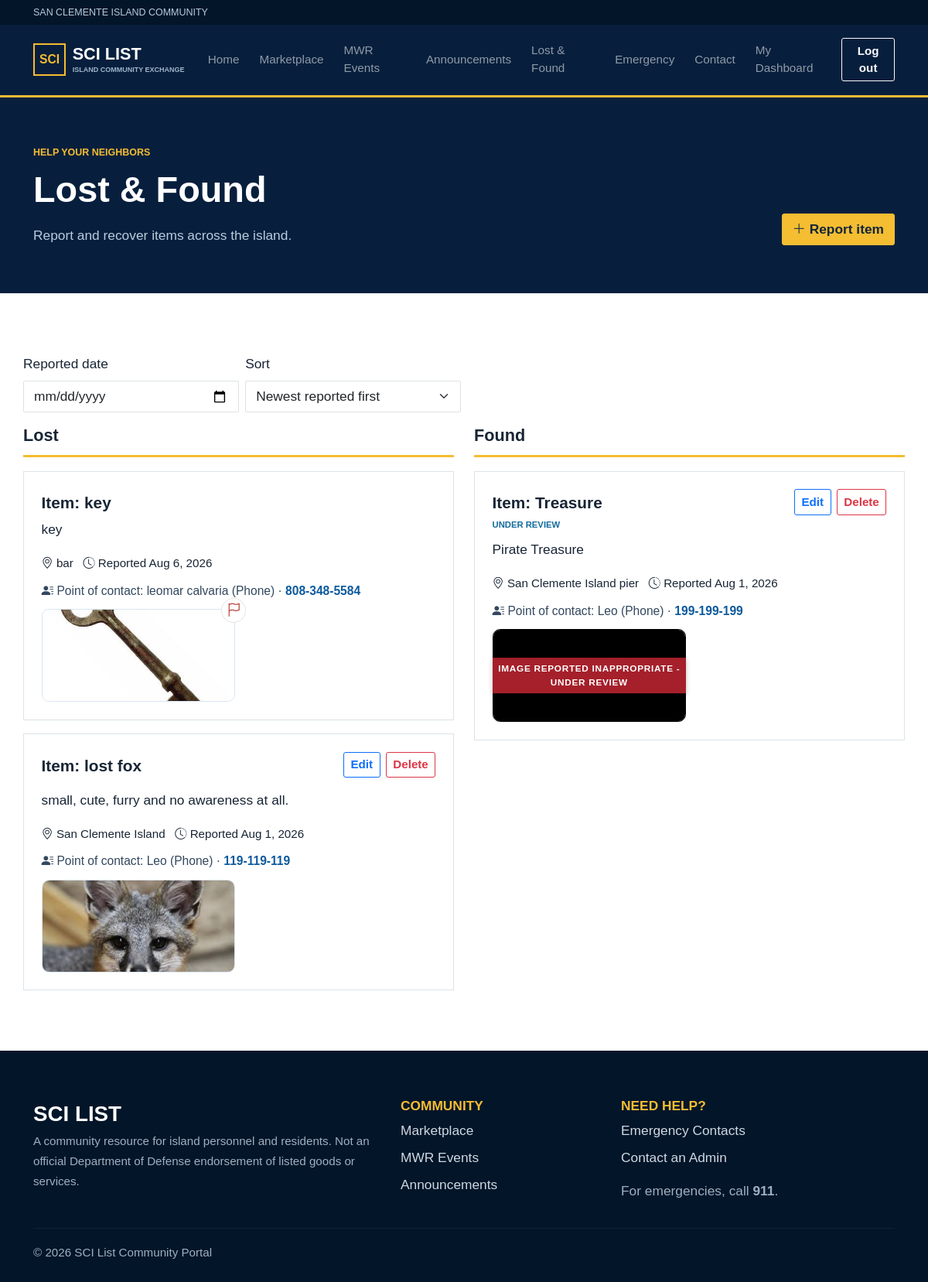
Screenshot of /lost-found/ (signed in) with the database file from the repository.
### community/models.py (models this page shows, shortened)
class LostFound(models.Model):
    CONTACT_METHODS = [("phone", "Phone"), ("email", "Email")]
    MODERATION_STATUS_CHOICES = Listing.MODERATION_STATUS_CHOICES
    user = models.ForeignKey(User, on_delete=models.CASCADE)
    kind = models.CharField(max_length=10, choices=[("Lost", "Lost"), ("Found", "Found")])
    item = models.CharField(max_length=140)
    description = models.TextField()
    location = models.CharField(max_length=120)
    date = models.DateField()
    contact_name = models.CharField(max_length=100, blank=True)
    contact_method = models.CharField(max_length=10, choices=CONTACT_METHODS, default="phone")
    contact_phone = models.CharField(max_length=30, blank=True)
    contact_email = models.EmailField(blank=True)
    image_1 = models.ImageField(upload_to="lost_found/", blank=True)
    image_2 = models.ImageField(upload_to="lost_found/", blank=True)
    resolved = models.BooleanField(default=False)
    moderation_status = models.CharField(max_length=20, choices=MODERATION_STATUS_CHOICES, default="pending")
    moderation_notes = models.CharField(max_length=255, blank=True)
    created_at = models.DateTimeField(auto_now_add=True)
    class Meta: ordering = ["-created_at"]

### community/views.py (the view, shortened to what this page needs)
# urls.py: path("lost-found/", views.lost_found, name="lost_found"), path("emergency/", views.emergency, name="emergency"),
def lost_found(request):
    form = LostFoundForm(request.POST or None, request.FILES or None)
    show_post_form = False
    reported_on = request.GET.get("reported_on", "").strip()
    sort = request.GET.get("sort", "newest")
    if request.user.is_authenticated and (request.user.is_staff or request.user.is_superuser):
        items_query = LostFound.objects.filter(resolved=False)
    else:
        items_query = LostFound.objects.filter(resolved=False, moderation_status__in=["approved", "pending"])
    if reported_on:
        items_query = items_query.filter(created_at__date=reported_on)
    if sort == "oldest":
        items_query = items_query.order_by("created_at")
    else:
        sort = "newest"
        items_query = items_query.order_by("-created_at")
    return render(request, "community/lost_found.html", {
        "items_found": items_query.filter(kind="Found"),
        "items_lost": items_query.filter(kind="Lost"),
        "form": form,
        "show_post_form": show_post_form,
        "reported_on": reported_on,
        "current_sort": sort,
    })

### community/forms.py (called while the page is built)
    def apply_styles(self):
        for field in self.fields.values():
            if isinstance(field.widget, forms.Select):
                field.widget.attrs["class"] = "form-select"
            elif isinstance(field.widget, forms.CheckboxInput):
                field.widget.attrs["class"] = "form-check-input"
            else:
                field.widget.attrs["class"] = "form-control"

### templates/community/lost_found.html (shortened to what this page needs)
{% extends 'base.html' %}
{% block content %}
<div class="page-head">
	<div class="container d-flex justify-content-between align-items-end">
		<div>
			<p class="eyebrow">HELP YOUR NEIGHBORS</p>
			<h1>Lost &amp; Found</h1>
			<p>Report and recover items across the island.</p>
		</div>
		{% if user.is_authenticated %}
		<button class="btn btn-gold" data-bs-toggle="collapse" data-bs-target="#postForm">
			<i class="bi bi-plus-lg"></i> Report item
		</button>
		{% else %}
		<a class="btn btn-gold" href="{% url 'login' %}?next={% url 'lost_found' %}"><i class="bi bi-box-arrow-in-right"></i> Log in to post</a>
		{% endif %}
	</div>
</div>
<div class="container section">
	<form method="get" class="row g-2 align-items-end mb-3" id="lostFoundFilterForm">
		<div class="col-sm-4 col-md-3">
			<label class="form-label" for="reported_on">Reported date</label>
			<input id="reported_on" type="date" name="reported_on" class="form-control" value="{{ reported_on }}" onchange="this.form.submit()">
		</div>
		<div class="col-sm-4 col-md-3">
			<label class="form-label" for="sort">Sort</label>
			<select id="sort" name="sort" class="form-select" onchange="this.form.submit()">
				<option value="newest" {% if current_sort == 'newest' %}selected{% endif %}>Newest reported first</option>
			</select>
		</div>
	</form>
	<div class="row g-4">
		<div class="col-lg-6 order-2 order-lg-2">
			<h2 class="subhead mb-3">Found</h2>
			<div class="d-flex flex-column gap-3">
				{% for item in items_found %}
				<article class="lost-card">
					<div class="lost-card-body">
						<div class="lost-card-top">
							<div>
								<h2 class="lost-item-title">Item: {{ item.item }}</h2>
								{% if item.moderation_status != 'approved' %}
								<span class="tag">{% if item.moderation_status == 'pending' %}Under review{% else %}{{ item.get_moderation_status_display }}{% endif %}</span>
								{% endif %}
							</div>
						{% if user.is_authenticated %}
						{% if user == item.user or user.is_staff or user.is_superuser %}
						<div class="lost-actions">
							<a class="btn btn-sm btn-outline-primary" href="{% url 'lost_found_edit' item.pk %}">Edit</a>
							<form method="post" action="{% url 'lost_found_delete' item.pk %}" class="lost-delete-form" onsubmit="return confirm('Delete this report?');">
								<button type="submit" class="btn btn-sm btn-outline-danger">Delete</button>
							</form>
						</div>
						{% endif %}
						{% endif %}
						</div>
						<p>{{ item.description }}</p>
						<small><i class="bi bi-geo-alt"></i> {{ item.location }} &nbsp; <i class="bi bi-clock-history"></i> Reported {{ item.created_at|date:'M j, Y' }}</small>
						{% if item.contact_name or item.contact_phone or item.contact_email %}
						<p class="lost-contact"><i class="bi bi-person-lines-fill"></i> Point of contact: {{ item.contact_name }}{% if item.contact_method == 'email' %} (Email){% else %} (Phone){% endif %}{% if item.contact_method == 'email' and item.contact_email %} · <a href="mailto:{{ item.contact_email }}">{{ item.contact_email }}</a>{% elif item.contact_phone %} · <a href="tel:{{ item.contact_phone }}">{{ item.contact_phone }}</a>{% endif %}</p>
						{% endif %}
						{% if item.image_1 or item.image_2 %}
						<div class="lost-images">
							{% if item.image_1 %}<div class="lost-image-wrap{% if item.moderation_status == 'pending' %} moderation-pending-media{% endif %}"><img src="{{ item.image_1.url }}" alt="Photo for {{ item.item }}">{% if item.moderation_status == 'pending' %}<span class="moderation-pending-ribbon"></span>{% endif %}</div>{% endif %}
						</div>
						{% endif %}
					</div>
				</article>
				{% empty %}
				<p class="text-muted">No found reports.</p>
				{% endfor %}
			</div>
		</div>
		<div class="col-lg-6 order-1 order-lg-1">
			<h2 class="subhead mb-3">Lost</h2>
			<div class="d-flex flex-column gap-3">
				{% for item in items_lost %}
				<article class="lost-card">
					<div class="lost-card-body">
						<div class="lost-card-top">
							<div>
								<h2 class="lost-item-title">Item: {{ item.item }}</h2>
							</div>
						{% if user.is_authenticated %}
						{% if user == item.user or user.is_staff or user.is_superuser %}
						<div class="lost-actions">
							<a class="btn btn-sm btn-outline-primary" href="{% url 'lost_found_edit' item.pk %}">Edit</a>
							<form method="post" action="{% url 'lost_found_delete' item.pk %}" class="lost-delete-form" onsubmit="return confirm('Delete this report?');">
								<button type="submit" class="btn btn-sm btn-outline-danger">Delete</button>
							</form>
						</div>
						{% endif %}
						{% endif %}
						</div>
						<p>{{ item.description }}</p>
						<small><i class="bi bi-geo-alt"></i> {{ item.location }} &nbsp; <i class="bi bi-clock-history"></i> Reported {{ item.created_at|date:'M j, Y' }}</small>
						{% if item.contact_name or item.contact_phone or item.contact_email %}
						<p class="lost-contact"><i class="bi bi-person-lines-fill"></i> Point of contact: {{ item.contact_name }}{% if item.contact_method == 'email' %} (Email){% else %} (Phone){% endif %}{% if item.contact_method == 'email' and item.contact_email %} · <a href="mailto:{{ item.contact_email }}">{{ item.contact_email }}</a>{% elif item.contact_phone %} · <a href="tel:{{ item.contact_phone }}">{{ item.contact_phone }}</a>{% endif %}</p>
						{% endif %}
						{% if item.image_1 or item.image_2 %}
						<div class="lost-images">
							{% if item.image_1 %}<div class="lost-image-wrap{% if item.moderation_status == 'pending' %} moderation-pending-media{% endif %}"><img src="{{ item.image_1.url }}" alt="Photo for {{ item.item }}">{% if item.moderation_status == 'pending' %}<span class="moderation-pending-ribbon">Image reported inappropriate - under review</span>{% elif user != item.user and not user.is_staff and not user.is_superuser %}<form method="post" action="{% url 'report_lost_found' item.pk %}" class="report-flag-btn" onsubmit="return confirm('Report this post as inappropriate? It will be sent to admin for review.');">{% csrf_token %}<button type="submit" class="icon-btn" title="Report inappropriate"><i class="bi bi-flag"></i></button></form>{% endif %}</div>{% endif %}
						</div>
						{% endif %}
					</div>
				</article>
				{% empty %}
				<p class="text-muted">No lost reports.</p>
				{% endfor %}
			</div>
		</div>
	</div>
</div>
{% endblock %}

### static/css/style.css (style rules this page uses)
:root { --navy:#071f3d; --navy2:#0d3158; --blue:#116b9e; --light:#eaf4f9; --gold:#f4bd32; --ink:#182535; --muted:#647182; --white:#fff; --red:#b4232f }
* { box-sizing:border-box }
body { color:var(--ink); font-family:Arial,Helvetica,sans-serif; background:#fff }
a { color:var(--blue); text-decoration:none }
h1,h2,h3,h4,h5,h6 { font-weight:700; letter-spacing:0 }
.btn { border-radius:3px; font-weight:700 }
.btn-gold { background:var(--gold); border-color:var(--gold); color:#13263a }
.eyebrow { font-size:.72rem; font-weight:800; color:var(--gold); letter-spacing:0; margin-bottom:.6rem }
.section { padding:4.5rem 0 }
.tag,.listing-category { font-size:.65rem; text-transform:uppercase; color:var(--blue); font-weight:800 }
.page-head { background:var(--navy); color:#fff; padding:3.6rem 0 }
.page-head h1 { font-size:2.7rem; margin:0 }
.page-head p:last-child { color:#b9cddd; margin:1rem 0 0 }
.form-control,.form-select { border-radius:2px }
.lost-card { display:flex; gap:1rem; border:1px solid #dbe3e8; padding:1.3rem; height:100% }
.lost-card h2 { font-size:1.2rem }
.icon-btn { display:inline-grid; place-items:center; width:38px; height:38px; border:1px solid #ccd6dd }
.subhead { font-size:1.25rem; border-bottom:3px solid var(--gold); padding-bottom:.7rem }

### static/css/custom.css (style rules this page uses)
.report-flag-btn { position: absolute; top: 8px; right: 8px; z-index: 2; margin: 0; }
.report-flag-btn .icon-btn { width: 32px; height: 32px; border-radius: 50%; background: rgba(255, 255, 255, 0.9); color: #b3261e; border: 1px solid rgba(0, 0, 0, 0.1); }
html { font-size: clamp(15px, 0.32vw + 13.5px, 20px); }
body { overflow-x: hidden; }
img, video, canvas, svg { max-width: 100%; height: auto; }
.lost-contact { margin: 0.65rem 0 0; font-size: 0.9rem; color: #33485f; }
.lost-contact a { color: #0d5a9d; font-weight: 600; }
.lost-images { display: grid; grid-template-columns: repeat(2, minmax(0, 1fr)); gap: 0.5rem; margin-top: 0.7rem; }
.lost-image-wrap { position: relative; }
.lost-image-wrap .report-flag-btn { top: -14px; right: -14px; }
.moderation-pending-media { position: relative; }
.moderation-pending-media img, .moderation-pending-media .no-photo-letters, .moderation-pending-media .listing-letters-only, .moderation-pending-media .detail-letters-only { filter: brightness(0); cursor: default; }
.moderation-pending-ribbon { position: absolute; top: 50%; left: 0; right: 0; transform: translateY(-50%); background: rgba(180, 35, 47, 0.92); color: #fff; text-align: center; padding: 0.3rem 0; font-weight: 800; font-size: 0.68rem; letter-spacing: 0.06em; text-transform: uppercase; box-shadow: 0 2px 6px rgba(0, 0, 0, 0.25); pointer-events: none; z-index: 3; }
.lost-images img { width: 100%; height: 120px; object-fit: cover; border-radius: 0.55rem; border: 1px solid #d9e5f2; transition: box-shadow 0.22s ease; transform-origin: center; will-change: auto; cursor: zoom-in; }
.lost-images { overflow: visible; }
.lost-delete-form { display: flex; justify-content: flex-end; margin-bottom: 0; }
.lost-card-body { width: 100%; }
.lost-card-top { display: flex; justify-content: space-between; align-items: flex-start; gap: 0.8rem; margin-bottom: 0.45rem; }
.lost-item-title { margin: 0.35rem 0 0; font-size: 1.2rem; }
.lost-actions { display: flex; justify-content: flex-end; gap: 0.4rem; margin-bottom: 0.45rem; }

### rows the page displays
LostFound: item "Treasure", moderation_status "UNDER REVIEW", shows "Edit", description "Pirate Treasure", location "San Clemente Island pier", created_at "Aug 1, 2026", contact_name "Leo", contact_method "(Phone)", contact_phone "199-199-199", image_1 (picture)
LostFound: item "key", description "key", location "bar", created_at "Aug 6, 2026", contact_name "leomar calvaria", contact_method "(Phone)", contact_phone "808-348-5584", image_1 (picture), moderation_status "approved" (drawn)
LostFound: item "lost fox", shows "Edit", description "small, cute, furry and no awareness at all.", location "San Clemente Island", created_at "Aug 1, 2026", contact_name "Leo", contact_method "(Phone)", contact_phone "119-119-119", image_1 (picture)
